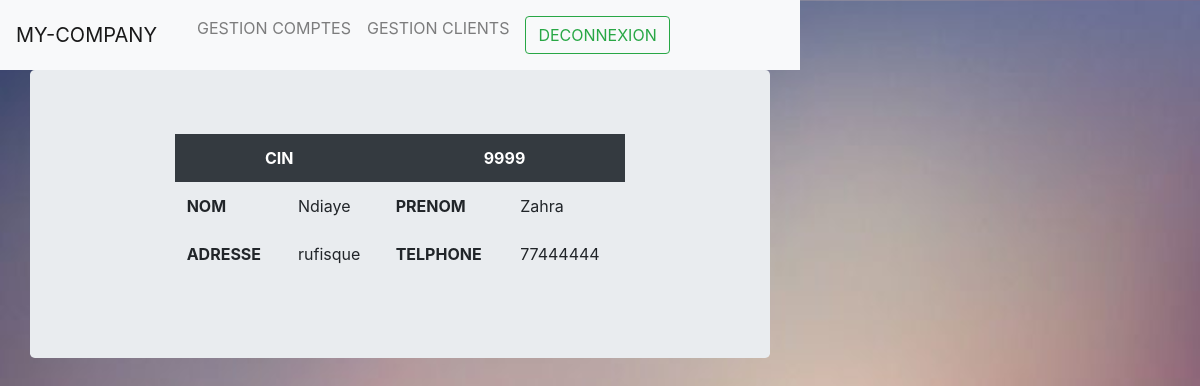
The page /view/indexFinance.php?view=operations&idCompte=22&idClient=4 (signed in) on the database its author committed.
### tables this page shows
CREATE TABLE IF NOT EXISTS `client` (
  `id` int(11) NOT NULL AUTO_INCREMENT,
  `cni` varchar(30) NOT NULL,
  `nom` varchar(30) NOT NULL,
  `prenom` varchar(40) NOT NULL,
  `adresse` varchar(255) NOT NULL,
  `tel` varchar(15) NOT NULL,
  PRIMARY KEY (`id`)
);

### model/modelClient.php (called while the page is built, shortened)
<?php
    require_once 'bd.php';
    function infoClient($idClient){
        global $bd;
        $sql = "SELECT * FROM client WHERE id=$idClient";
        return $bd->query($sql)->fetch();
    }

### view/operations.php (the view, shortened to what this page needs)
<?php
    require_once '../model/modelOperation.php';
    require_once '../model/modelClient.php';
    $idClient = $_GET['idClient'];
    $client = infoClient($idClient);
    ?>
<div class="container">
    <div class="jumbotron">
        <table class="table table-borderless col-sm-8 offset-sm-2">
            <tr class="text-center bg-dark text-white">
                <th colspan="2">CIN</th>
                <th colspan="2"><?= $client['cni'] ?> </th>
            </tr>
            <tr>
                <th>NOM</th>
                <td> <?= $client['nom'] ?> </td>
                <th>PRENOM</th>
                <td> <?= $client['prenom'] ?> </td>
            </tr>
            <tr>
                <th>ADRESSE</th>
                <td> <?= $client['adresse'] ?> </td>
                <th>TELPHONE</th>
                <td> <?= $client['tel'] ?> </td>
            </tr>
        </table>
    </div>
</div>

### assets/css/style.css (style rules this page uses)
body { background-image: url("img/10.jpg"); width: 800px; height: 250px; background-size: 100%; }

### rows shown on the page
client: cni "9999", nom "Ndiaye", prenom "Zahra", adresse "rufisque", tel "77444444"
